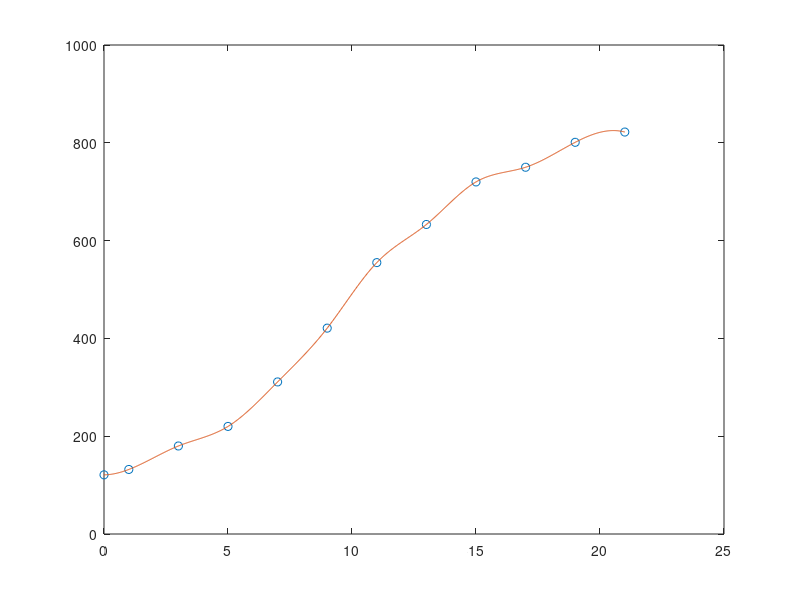

Source code (MATLAB):
x = [0 1 3 5 7 9 11 13 15 17 19 21];
y = [121 132 180 220 311 421 555 633 720 750 801 822];

xx = linspace(0,21,1000);
yy = spline(x,y,xx);
figure()
plot(x,y,'o',xx,yy);
S = std(yy);
Avg = mean(y);
SignalToNoise_Ratio = S/Avg;

disp(SignalToNoise_Ratio);